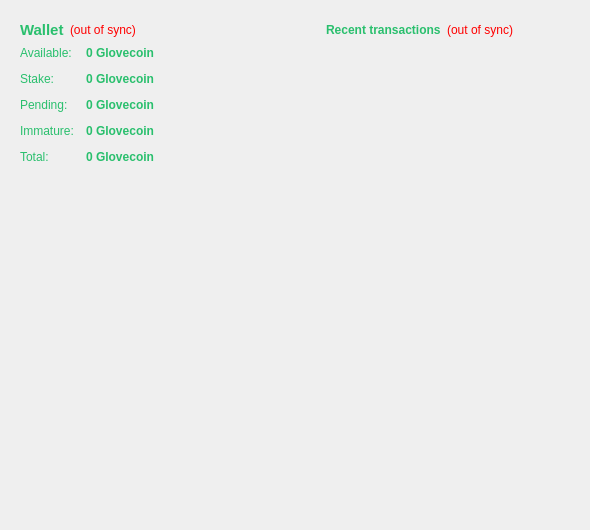
<?xml version="1.0" encoding="UTF-8"?>
<ui version="4.0">
 <class>OverviewPage</class>
 <widget class="QWidget" name="OverviewPage">
  <property name="geometry">
   <rect>
    <x>0</x>
    <y>0</y>
    <width>590</width>
    <height>530</height>
   </rect>
  </property>
  <property name="palette">
   <palette>
    <active>
     <colorrole role="WindowText">
      <brush brushstyle="SolidPattern">
       <color alpha="255">
        <red>41</red>
        <green>191</green>
        <blue>109</blue>
       </color>
      </brush>
     </colorrole>
     <colorrole role="Text">
      <brush brushstyle="SolidPattern">
       <color alpha="255">
        <red>71</red>
        <green>198</green>
        <blue>73</blue>
       </color>
      </brush>
     </colorrole>
     <colorrole role="ButtonText">
      <brush brushstyle="SolidPattern">
       <color alpha="255">
        <red>71</red>
        <green>198</green>
        <blue>73</blue>
       </color>
      </brush>
     </colorrole>
     <colorrole role="Link">
      <brush brushstyle="SolidPattern">
       <color alpha="255">
        <red>41</red>
        <green>191</green>
        <blue>109</blue>
       </color>
      </brush>
     </colorrole>
     <colorrole role="LinkVisited">
      <brush brushstyle="SolidPattern">
       <color alpha="255">
        <red>71</red>
        <green>198</green>
        <blue>73</blue>
       </color>
      </brush>
     </colorrole>
    </active>
    <inactive>
     <colorrole role="WindowText">
      <brush brushstyle="SolidPattern">
       <color alpha="255">
        <red>41</red>
        <green>191</green>
        <blue>109</blue>
       </color>
      </brush>
     </colorrole>
     <colorrole role="Text">
      <brush brushstyle="SolidPattern">
       <color alpha="255">
        <red>71</red>
        <green>198</green>
        <blue>73</blue>
       </color>
      </brush>
     </colorrole>
     <colorrole role="ButtonText">
      <brush brushstyle="SolidPattern">
       <color alpha="255">
        <red>71</red>
        <green>198</green>
        <blue>73</blue>
       </color>
      </brush>
     </colorrole>
     <colorrole role="Link">
      <brush brushstyle="SolidPattern">
       <color alpha="255">
        <red>41</red>
        <green>191</green>
        <blue>109</blue>
       </color>
      </brush>
     </colorrole>
     <colorrole role="LinkVisited">
      <brush brushstyle="SolidPattern">
       <color alpha="255">
        <red>71</red>
        <green>198</green>
        <blue>73</blue>
       </color>
      </brush>
     </colorrole>
    </inactive>
    <disabled>
     <colorrole role="WindowText">
      <brush brushstyle="SolidPattern">
       <color alpha="255">
        <red>159</red>
        <green>158</green>
        <blue>158</blue>
       </color>
      </brush>
     </colorrole>
     <colorrole role="Text">
      <brush brushstyle="SolidPattern">
       <color alpha="255">
        <red>159</red>
        <green>158</green>
        <blue>158</blue>
       </color>
      </brush>
     </colorrole>
     <colorrole role="ButtonText">
      <brush brushstyle="SolidPattern">
       <color alpha="255">
        <red>159</red>
        <green>158</green>
        <blue>158</blue>
       </color>
      </brush>
     </colorrole>
     <colorrole role="Link">
      <brush brushstyle="SolidPattern">
       <color alpha="255">
        <red>41</red>
        <green>191</green>
        <blue>109</blue>
       </color>
      </brush>
     </colorrole>
     <colorrole role="LinkVisited">
      <brush brushstyle="SolidPattern">
       <color alpha="255">
        <red>71</red>
        <green>198</green>
        <blue>73</blue>
       </color>
      </brush>
     </colorrole>
    </disabled>
   </palette>
  </property>
  <property name="windowTitle">
   <string>Form</string>
  </property>
  <layout class="QGridLayout" name="gridLayout">
   <item row="0" column="0">
    <layout class="QVBoxLayout" name="verticalLayout_2">
     <item>
      <widget class="QFrame" name="frame">
       <property name="frameShape">
        <enum>QFrame::NoFrame</enum>
       </property>
       <property name="frameShadow">
        <enum>QFrame::Raised</enum>
       </property>
       <layout class="QVBoxLayout" name="verticalLayout_4">
        <item>
         <layout class="QHBoxLayout" name="horizontalLayout_4">
          <item>
           <widget class="QLabel" name="label_5">
            <property name="font">
             <font>
              <pointsize>11</pointsize>
              <weight>75</weight>
              <bold>true</bold>
             </font>
            </property>
            <property name="text">
             <string>Wallet</string>
            </property>
           </widget>
          </item>
          <item>
           <widget class="QLabel" name="labelWalletStatus">
            <property name="toolTip">
             <string>The displayed information may be out of date. Your wallet automatically synchronizes with the Glovecoin network after a connection is established, but this process has not completed yet.</string>
            </property>
            <property name="styleSheet">
             <string notr="true">QLabel { color: red; }</string>
            </property>
            <property name="text">
             <string notr="true">(out of sync)</string>
            </property>
            <property name="alignment">
             <set>Qt::AlignLeading|Qt::AlignLeft|Qt::AlignVCenter</set>
            </property>
           </widget>
          </item>
          <item>
           <spacer name="horizontalSpacer_2">
            <property name="orientation">
             <enum>Qt::Horizontal</enum>
            </property>
            <property name="sizeHint" stdset="0">
             <size>
              <width>40</width>
              <height>20</height>
             </size>
            </property>
           </spacer>
          </item>
         </layout>
        </item>
        <item>
         <layout class="QFormLayout" name="formLayout_2">
          <property name="fieldGrowthPolicy">
           <enum>QFormLayout::AllNonFixedFieldsGrow</enum>
          </property>
          <property name="horizontalSpacing">
           <number>12</number>
          </property>
          <property name="verticalSpacing">
           <number>12</number>
          </property>
          <item row="0" column="0">
           <widget class="QLabel" name="label">
            <property name="text">
             <string>Available:</string>
            </property>
           </widget>
          </item>
          <item row="0" column="1">
           <widget class="QLabel" name="labelBalance">
            <property name="font">
             <font>
              <weight>75</weight>
              <bold>true</bold>
             </font>
            </property>
            <property name="cursor">
             <cursorShape>IBeamCursor</cursorShape>
            </property>
            <property name="toolTip">
             <string>Your current spendable balance</string>
            </property>
            <property name="text">
             <string notr="true">0 Glovecoin</string>
            </property>
            <property name="textInteractionFlags">
             <set>Qt::LinksAccessibleByMouse|Qt::TextSelectableByKeyboard|Qt::TextSelectableByMouse</set>
            </property>
           </widget>
          </item>
          <item row="1" column="0">
           <widget class="QLabel" name="label_6">
            <property name="text">
             <string>Stake:</string>
            </property>
           </widget>
          </item>
          <item row="1" column="1">
           <widget class="QLabel" name="labelStake">
            <property name="font">
             <font>
              <weight>75</weight>
              <bold>true</bold>
             </font>
            </property>
            <property name="cursor">
             <cursorShape>IBeamCursor</cursorShape>
            </property>
            <property name="toolTip">
             <string>Total of coins that was staked, and do not yet count toward the current balance</string>
            </property>
            <property name="text">
             <string notr="true">0 Glovecoin</string>
            </property>
            <property name="textInteractionFlags">
             <set>Qt::LinksAccessibleByMouse|Qt::TextSelectableByKeyboard|Qt::TextSelectableByMouse</set>
            </property>
           </widget>
          </item>
          <item row="2" column="0">
           <widget class="QLabel" name="label_3">
            <property name="text">
             <string>Pending:</string>
            </property>
           </widget>
          </item>
          <item row="2" column="1">
           <widget class="QLabel" name="labelUnconfirmed">
            <property name="font">
             <font>
              <weight>75</weight>
              <bold>true</bold>
             </font>
            </property>
            <property name="cursor">
             <cursorShape>IBeamCursor</cursorShape>
            </property>
            <property name="toolTip">
             <string>Total of transactions that have yet to be confirmed, and do not yet count toward the current balance</string>
            </property>
            <property name="text">
             <string notr="true">0 Glovecoin</string>
            </property>
            <property name="textInteractionFlags">
             <set>Qt::LinksAccessibleByMouse|Qt::TextSelectableByKeyboard|Qt::TextSelectableByMouse</set>
            </property>
           </widget>
          </item>
          <item row="3" column="0">
           <widget class="QLabel" name="labelImmatureText">
            <property name="text">
             <string>Immature:</string>
            </property>
           </widget>
          </item>
          <item row="3" column="1">
           <widget class="QLabel" name="labelImmature">
            <property name="font">
             <font>
              <weight>75</weight>
              <bold>true</bold>
             </font>
            </property>
            <property name="toolTip">
             <string>Mined balance that has not yet matured</string>
            </property>
            <property name="text">
             <string notr="true">0 Glovecoin</string>
            </property>
            <property name="textInteractionFlags">
             <set>Qt::LinksAccessibleByMouse|Qt::TextSelectableByKeyboard|Qt::TextSelectableByMouse</set>
            </property>
           </widget>
          </item>
          <item row="4" column="0">
           <widget class="QLabel" name="labelTotalText">
            <property name="text">
             <string>Total:</string>
            </property>
           </widget>
          </item>
          <item row="4" column="1">
           <widget class="QLabel" name="labelTotal">
            <property name="font">
             <font>
              <weight>75</weight>
              <bold>true</bold>
             </font>
            </property>
            <property name="cursor">
             <cursorShape>IBeamCursor</cursorShape>
            </property>
            <property name="toolTip">
             <string>Your current total balance</string>
            </property>
            <property name="text">
             <string notr="true">0 Glovecoin</string>
            </property>
            <property name="textInteractionFlags">
             <set>Qt::LinksAccessibleByMouse|Qt::TextSelectableByKeyboard|Qt::TextSelectableByMouse</set>
            </property>
           </widget>
          </item>
         </layout>
        </item>
       </layout>
      </widget>
     </item>
     <item>
      <spacer name="verticalSpacer">
       <property name="orientation">
        <enum>Qt::Vertical</enum>
       </property>
       <property name="sizeHint" stdset="0">
        <size>
         <width>20</width>
         <height>40</height>
        </size>
       </property>
      </spacer>
     </item>
     <item>
      <widget class="QLabel" name="label_2">
       <property name="minimumSize">
        <size>
         <width>300</width>
         <height>100</height>
        </size>
       </property>
       <property name="maximumSize">
        <size>
         <width>300</width>
         <height>200</height>
        </size>
       </property>
       <property name="text">
        <string/>
       </property>
       <property name="scaledContents">
        <bool>true</bool>
       </property>
      </widget>
     </item>
    </layout>
   </item>
   <item row="0" column="1" rowspan="2">
    <layout class="QVBoxLayout" name="verticalLayout_3">
     <item>
      <widget class="QFrame" name="frame_2">
       <property name="frameShape">
        <enum>QFrame::NoFrame</enum>
       </property>
       <property name="frameShadow">
        <enum>QFrame::Raised</enum>
       </property>
       <layout class="QVBoxLayout" name="verticalLayout">
        <item>
         <layout class="QHBoxLayout" name="horizontalLayout_2">
          <item>
           <widget class="QLabel" name="label_4">
            <property name="text">
             <string>&lt;b&gt;Recent transactions&lt;/b&gt;</string>
            </property>
           </widget>
          </item>
          <item>
           <widget class="QLabel" name="labelTransactionsStatus">
            <property name="toolTip">
             <string>The displayed information may be out of date. Your wallet automatically synchronizes with the Glovecoin network after a connection is established, but this process has not completed yet.</string>
            </property>
            <property name="styleSheet">
             <string notr="true">QLabel { color: red; }</string>
            </property>
            <property name="text">
             <string notr="true">(out of sync)</string>
            </property>
            <property name="alignment">
             <set>Qt::AlignRight|Qt::AlignTrailing|Qt::AlignVCenter</set>
            </property>
           </widget>
          </item>
          <item>
           <spacer name="horizontalSpacer">
            <property name="orientation">
             <enum>Qt::Horizontal</enum>
            </property>
            <property name="sizeHint" stdset="0">
             <size>
              <width>40</width>
              <height>20</height>
             </size>
            </property>
           </spacer>
          </item>
         </layout>
        </item>
        <item>
         <widget class="QListView" name="listTransactions">
          <property name="styleSheet">
           <string notr="true">QListView { background: transparent; }</string>
          </property>
          <property name="frameShape">
           <enum>QFrame::NoFrame</enum>
          </property>
          <property name="verticalScrollBarPolicy">
           <enum>Qt::ScrollBarAlwaysOff</enum>
          </property>
          <property name="horizontalScrollBarPolicy">
           <enum>Qt::ScrollBarAlwaysOff</enum>
          </property>
          <property name="selectionMode">
           <enum>QAbstractItemView::NoSelection</enum>
          </property>
         </widget>
        </item>
       </layout>
      </widget>
     </item>
     <item>
      <spacer name="verticalSpacer_2">
       <property name="orientation">
        <enum>Qt::Vertical</enum>
       </property>
       <property name="sizeHint" stdset="0">
        <size>
         <width>20</width>
         <height>40</height>
        </size>
       </property>
      </spacer>
     </item>
    </layout>
   </item>
   <item row="1" column="0">
    <spacer name="verticalSpacer_3">
     <property name="orientation">
      <enum>Qt::Vertical</enum>
     </property>
     <property name="sizeHint" stdset="0">
      <size>
       <width>20</width>
       <height>53</height>
      </size>
     </property>
    </spacer>
   </item>
  </layout>
 </widget>
 <resources/>
 <connections/>
</ui>
